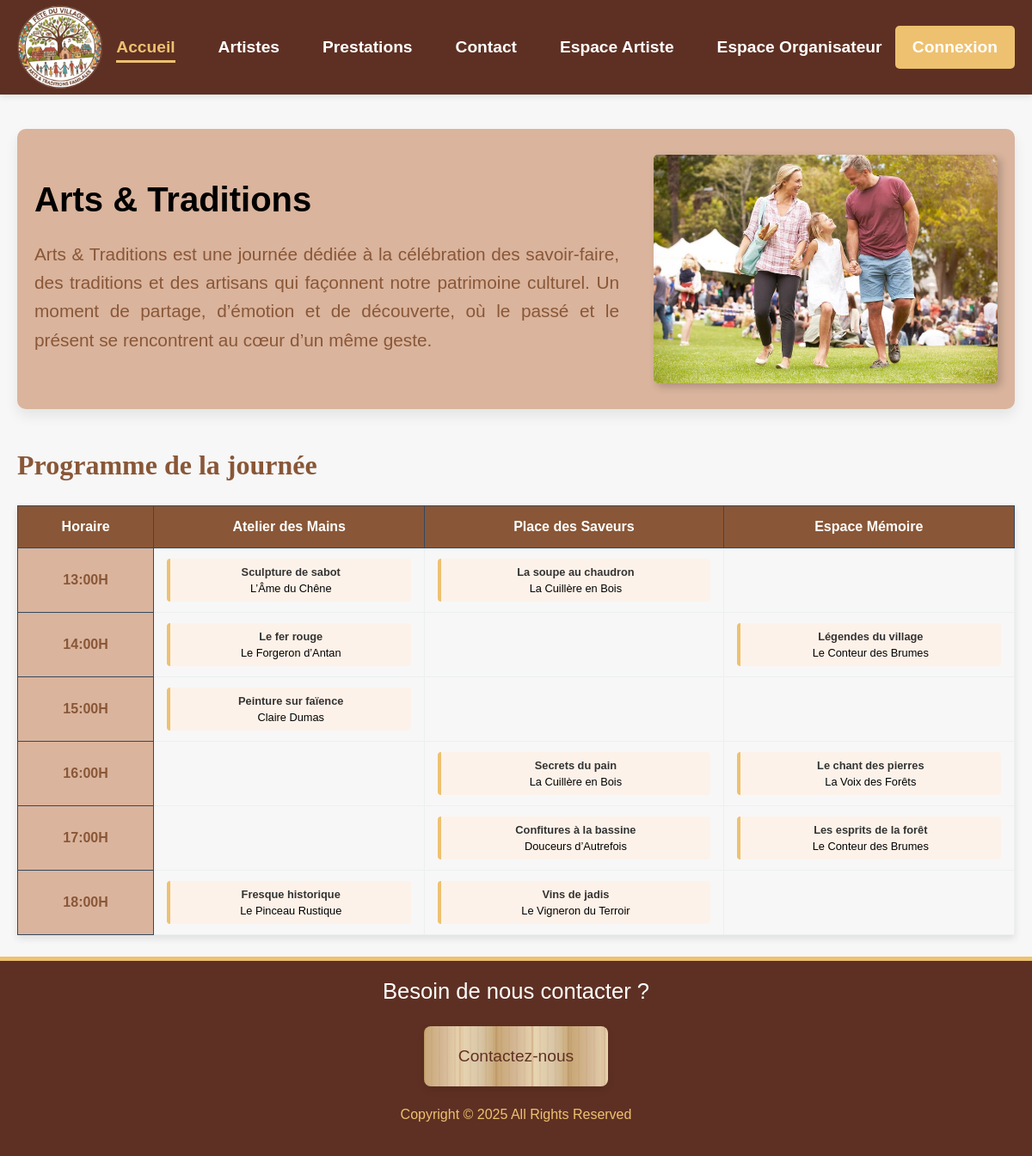
The page / on the database its author committed.
### tables this page shows
CREATE TABLE `scene` (
  `sid` int(11) NOT NULL,
  `nom_scene` varchar(255) NOT NULL
);

### index.php (the view, shortened to what this page needs)
<?php
require_once __DIR__ . '/assets/config/db.php';
include('./app/View/header.php');
try {
    $stmtScenes = $pdo->query("SELECT * FROM Scene ORDER BY sid ASC");
    $scenes = $stmtScenes->fetchAll();
    $stmtHoraires = $pdo->query("SELECT DISTINCT heure_debut FROM Programmation ORDER BY heure_debut ASC");
    $horaires = $stmtHoraires->fetchAll();
    $sql = "SELECT PR.heure_debut, PR.scene_id, P.pid, P.intitule, U.nom_artiste
            FROM Programmation PR
            INNER JOIN Prestation P ON PR.prestation_id = P.pid
            INNER JOIN Utilisateur U ON P.artiste_id = U.uid";
    $stmtProg = $pdo->query($sql);
    $programmation = $stmtProg->fetchAll();
    $tableauPlanning = [];
    foreach ($programmation as $item) {
        $tableauPlanning[$item['heure_debut']][$item['scene_id']] = $item;
    }
} catch (PDOException $e) {
    die("Erreur SQL : " . $e->getMessage());
}
?>
<!DOCTYPE html>
<html lang="fr">
<head>
  <link rel="stylesheet" href="<?php echo BASE_URL; ?>/assets/css/new.css"/>
</head>
<body>
  <main class="centrage">
    <section class="presentation flexWrap container-fluid section-space">
      <div class="flexitems">
        <h1>Arts & Traditions</h1>
        <p>
          Arts & Traditions est une journ&eacute;e d&eacute;di&eacute;e &agrave; la c&eacute;l&eacute;bration des
          savoir-faire, des traditions et des artisans qui fa&ccedil;onnent notre
          patrimoine culturel. Un moment de partage, d&rsquo;&eacute;motion et de d&eacute;couverte,
          o&ugrave; le pass&eacute; et le pr&eacute;sent se rencontrent au c&oelig;ur d&rsquo;un m&ecirc;me geste.
        </p>
      </div>
      <img src="<?php echo BASE_URL; ?>/assets/images/menuFamille.jpg" alt="Image de presentation" />
    </section>
    <section class="tableau grid tab_mobile ">
      <h2>Programme de la journ&eacute;e</h2>
      <table class="container-fluid">
        <thead>
          <tr>
            <th scope="col">Horaire</th>
            <?php foreach ($scenes as $s): ?>
                <th scope="col"><?= htmlspecialchars($s['nom_scene']) ?></th>
            <?php endforeach; ?>
          </tr>
        </thead>
        <tbody>
          <?php foreach ($horaires as $h): ?>
            <tr>
              <th scope="row">
                <time datetime="<?= $h['heure_debut'] ?>">
                    <?= substr($h['heure_debut'], 0, 5) ?>H
                </time>
              </th>
              <?php foreach ($scenes as $s): ?>
                <td>
                  <?php if (isset($tableauPlanning[$h['heure_debut']][$s['sid']])):
                      $p = $tableauPlanning[$h['heure_debut']][$s['sid']]; ?>
                      <a href="<?php echo BASE_URL; ?>/app/Model/detail_prestation.php?id=<?= $p['pid'] ?>" class="tabPrestation">
                        <div class="prog-item">
                        <strong><?= htmlspecialchars($p['intitule']) ?></strong>
                        <?= htmlspecialchars($p['nom_artiste']) ?>
                        </div>
                      </a>
                  <?php endif; ?>
                </td>
              <?php endforeach; ?>
            </tr>
          <?php endforeach; ?>
        </tbody>
      </table>
    </section>
  </main>
  <?php include('./app/View/footer.php'); ?>
</body>
</html>

### assets/css/new.css (style rules this page uses)
:root { --couleur-primaire: #5e3023; --couleur-secondaire: #895737; --couleur-accent: #eec170; --couleur-fond-clair: #dab49d; --max-width-content: 1200px; --border-radius: 8px; --transition-speed: 0.3s; --shadow-light: 0 2px 8px rgba(0, 0, 0, 0.1); --shadow-medium: 0 4px 8px rgba(0, 0, 0, 0.1); --shadow-heavy: 0 10px 25px rgba(0, 0, 0, 0.2); }
h1, h2, h3, nav ul li a { font-family: 'MaSuperPolice', sans-serif; }
h1 { font-size: clamp(1.8rem, 4vw, 2.5rem); text-align: center; margin: 0; padding: 25px; }
h2 { font-size: clamp(1.5rem, 3vw, 2rem); }
* { box-sizing: border-box; }
html, body { height: 100%; margin: 0; }
body { padding: 0; font-family: Arial, sans-serif; min-height: 100vh; background-color: #f7f7f7; line-height: 1.6; display: flex; flex-direction: column; }
main { flex: 1; }
p { margin: 5px; }
a { text-decoration: none; color: inherit; z-index: 1; }
img { max-width: 100%; height: auto; display: block; object-fit: cover; margin: 0 auto; }
.centrage { max-width: var(--max-width-content); margin: 0 auto; padding: 0 20px; }
.flexWrap { display: flex; flex-wrap: wrap; align-items: center; }
.flexitems { flex: 1; min-width: 250px; }
.container-fluid { width: 100%; max-width: var(--max-width-content); text-align: center; }
.section-space { margin: 40px auto; padding: 30px 20px; }
.presentation { border-radius: 10px; background-color: var(--couleur-fond-clair); gap: 40px; box-shadow: 0 8px 15px rgba(0, 0, 0, 0.08); }
.presentation h1 { padding: 0; text-align: left; }
.presentation p { font-size: clamp(1rem, 2vw, 1.3rem); text-align: justify; color: var(--couleur-secondaire); margin: 15px 0; }
.presentation img { border-radius: 5px; max-width: 400px; box-shadow: 4px 4px 10px rgba(0, 0, 0, 0.2); }
.tableau h2 { font-family: Georgia, "Times New Roman", Times, serif; color: var(--couleur-secondaire); margin-bottom: 20px; font-size: 2em; }
.tableau table { border-collapse: collapse; box-shadow: var(--shadow-medium); border: 1px solid #d5d8dc; overflow: hidden; }
.tableau th { background-color: var(--couleur-secondaire); color: white; font-weight: bold; padding: 15px; border: 1px solid #34495e; }
.tableau td { padding: 12px 15px; border: 1px solid #ecf0f1; }
.tableau tbody th { font-weight: bold; background-color: var(--couleur-fond-clair); color: var(--couleur-secondaire); }
::placeholder { color: #aaa; font-style: italic; }
.prog-item { background: #fdf2e9; padding: 8px; border-radius: 4px; border-left: 4px solid var(--couleur-accent); font-size: 0.8rem; height: 100%; width: 100%; }
.prog-item strong { display: block; color: #333; margin-bottom: 4px; }

### rows shown on the page
scene: nom_scene "Atelier des Mains", intitule "Sculpture de sabot", nom_artiste "L’Âme du Chêne", intitule "Le fer rouge", nom_artiste "Le Forgeron d’Antan", intitule "Peinture sur faïence", nom_artiste "Claire Dumas", intitule "Fresque historique", nom_artiste "Le Pinceau Rustique"
scene: nom_scene "Place des Saveurs", intitule "La soupe au chaudron", nom_artiste "La Cuillère en Bois", intitule "Secrets du pain", intitule "Confitures à la bassine", nom_artiste "Douceurs d’Autrefois", intitule "Vins de jadis", nom_artiste "Le Vigneron du Terroir"
scene: nom_scene "Espace Mémoire", intitule "Légendes du village", nom_artiste "Le Conteur des Brumes", intitule "Le chant des pierres", nom_artiste "La Voix des Forêts", intitule "Les esprits de la forêt"

### other values the page prints
substr($h['heure_debut'], 0, 5) "13:00"
substr($h['heure_debut'], 0, 5) "14:00"
substr($h['heure_debut'], 0, 5) "15:00"
substr($h['heure_debut'], 0, 5) "16:00"
substr($h['heure_debut'], 0, 5) "17:00"
substr($h['heure_debut'], 0, 5) "18:00"
